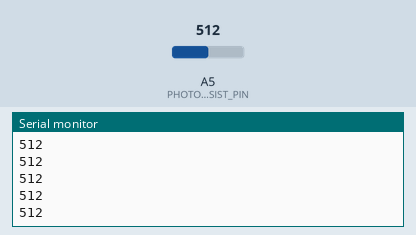
Simulated run of this sketch. Board: Arduino Uno, built with avr-gcc and run on an emulated ATmega328P. Shown: the last lines printed to the serial monitor. The inputs (shaded band) are chosen by the test bench; at power-on: A5 (PHOTORESIST_PIN) = 512.

Above: at 1.2 s.
1.3 s: A5 (PHOTORESIST_PIN) set to 390
At 1.33 s:
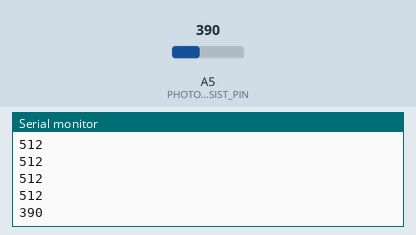
2.8 s: A5 (PHOTORESIST_PIN) set to 410
At 2.84 s:
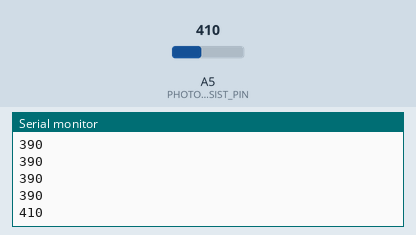
Timing chart, 0 to 5.8 s (numbered marks = the images above; inputs shaded):
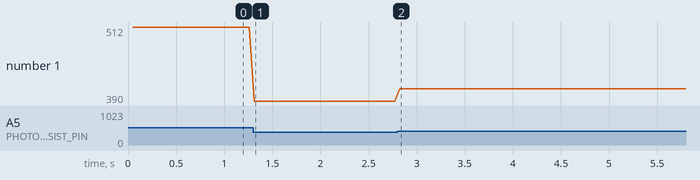

The sketch:

nightlamp.ino
```cpp
#define DEBUG 1

#ifdef DEBUG
#define DEBUG Serial.println
#else
#define DEBUG
#endif

#define PHOTORESIST_PIN 5
#define LED_PIN 0


void setup() {
#ifdef DEBUG
  Serial.begin(9600);   // открыть порт для связи
#endif
  pinMode(PHOTORESIST_PIN, INPUT);
  pinMode(LED_PIN, OUTPUT);
}

void loop() {
  if (analogRead(PHOTORESIST_PIN) < 400) {
    digitalWrite(LED_PIN, LOW);
  } else
    digitalWrite(LED_PIN, HIGH);
  delay(50);                      // ждём
  DEBUG(analogRead(PHOTORESIST_PIN));  // читаем и выводим
}
```

Measured:
- after the input at 1.3 s, the serial monitor: prints a new line at once (image 1)
- after the input at 2.8 s, the serial monitor: prints a new line at once (image 2)
- plotted number 1: 512 → 390 after the input at 1.3 s, 390 → 410 after the input at 2.8 s
